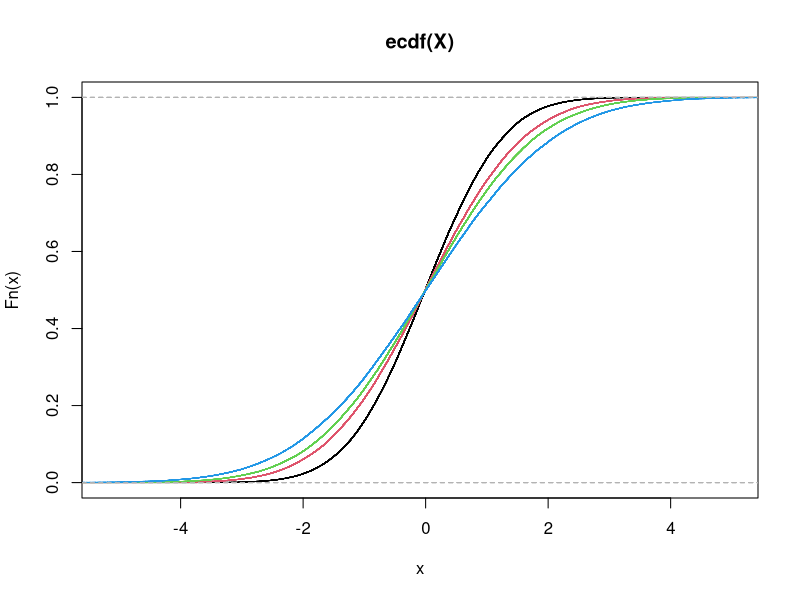

Source code (R):
##########
# Part2j #
##########

# Simulate marginals of AR(1)
n <- 10^5
X <- rep(0,n)

X <- 0.8*X + rnorm(n)
plot(ecdf(X))

X <- 0.8*X + rnorm(n)
lines(ecdf(X), col = 2)

X <- 0.8*X + rnorm(n)
lines(ecdf(X), col = 3)

# Convergence to the stationary distribution

for (i in 1:10^3){
  X <- 0.8*X + rnorm(n)
}
lines(ecdf(X), col = 4)

var(X)
1/(1-0.8^2)
